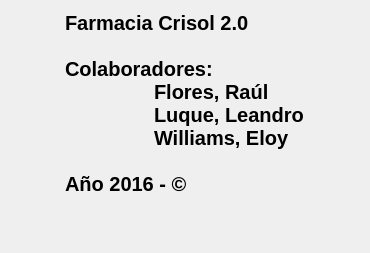
<?xml version="1.0" encoding="UTF-8"?>
<ui version="4.0">
 <class>Dialog</class>
 <widget class="QDialog" name="Dialog">
  <property name="geometry">
   <rect>
    <x>0</x>
    <y>0</y>
    <width>370</width>
    <height>248</height>
   </rect>
  </property>
  <property name="windowTitle">
   <string>Acerca De</string>
  </property>
  <layout class="QVBoxLayout" name="verticalLayout">
   <item alignment="Qt::AlignHCenter|Qt::AlignVCenter">
    <widget class="QLabel" name="label">
     <property name="font">
      <font>
       <pointsize>15</pointsize>
       <weight>75</weight>
       <italic>false</italic>
       <bold>true</bold>
       <underline>false</underline>
      </font>
     </property>
     <property name="text">
      <string>Farmacia Crisol 2.0

Colaboradores:
	Flores, Raúl
	Luque, Leandro
	Williams, Eloy

Año 2016 - © 

</string>
     </property>
    </widget>
   </item>
  </layout>
 </widget>
 <resources/>
 <connections/>
</ui>
